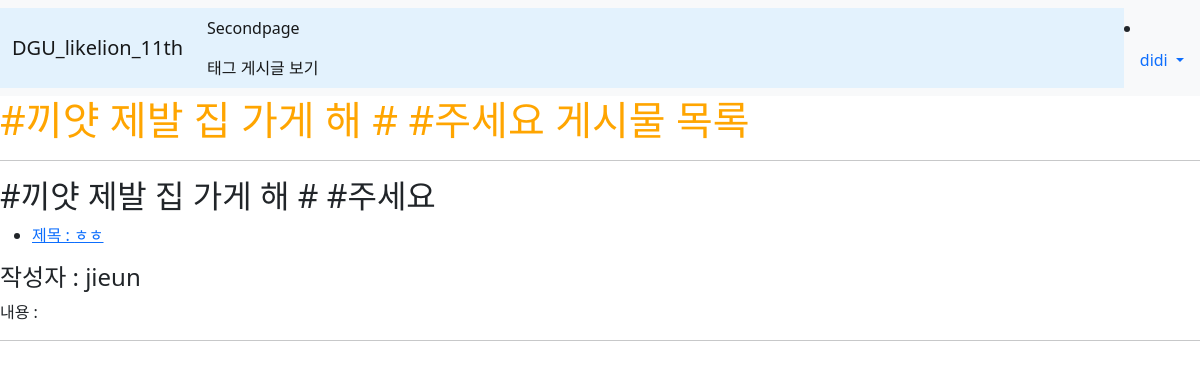
/tag/1 (signed in), run on the app's committed database.
### main/models.py (models this page shows, shortened)
class Tag(models.Model):
    name=models.CharField(max_length=30, null=False, blank=False)
    def __str__(self):
        return self.name

class Blog(models.Model):
    title = models.CharField(max_length=200)
    writer = models.ForeignKey(User, null=False, blank=False, on_delete=models.CASCADE)
    pub_date = models.DateTimeField()
    body = models.TextField()
    image = models.ImageField(upload_to="blog/", blank=True, null=True)
    tags = models.ManyToManyField(Tag, related_name='blogs', blank=True)

### main/views.py (the view)
# urls.py: path('tag/<int:tag_id>', tag_blogs, name="tag_blogs"),
def tag_blogs(request, tag_id):
    tag = get_object_or_404(Tag, id=tag_id)
    blogs = Blog.objects.filter(tags=tag)
    comments = Comment.objects.filter(content__contains=f'#{tag.name}')
    return render(request, 'main/tag_blogs.html', {
        'tag':tag,
        'blogs':blogs,
        'comments':comments,
        })

### main/templates/main/tag_blogs.html (shortened to what this page needs)
{% extends 'base.html' %}
{% block content %}
<div class="blog_container">
    <h1>#{{tag}} 게시물 목록</h1>
    <hr>
    {% for b in blogs %}
    <div class="blog">
        <h2 class="title">#{{ tag.name }}</h2>
        <ul>
            {% for b in tag.blogs.all %}
            <li><a href="{% url 'main:detail' b.id %}">제목 : {{ b.title }}</a></li>
            {% endfor %}
        </ul>
        <h4>작성자 : {{b.writer }}</h4>
        <p>내용 : {{ b.content }}</p>
    </div>
    <hr>
    {% endfor %}
</div>
{% endblock %}

### likelion_11th_session/templates/shared/_navbar.html (shortened to what this page needs)
<nav class="navbar navbar-expand-lg navbar-light bg-light">
    <div class="container-fluid" style="background-color: #e3f2fd;">
    <a class="navbar-brand" href="{% url 'main:mainpage' %}">DGU_likelion_11th</a>
    <div class="collapse navbar-collapse" id="navbarNav">
        <ul class="navbar-nav">
        <li class="nav-item">
            <a class="nav-link active" aria-current="page" href="{% url 'main:secondpage' %}">Secondpage</a>
            <a class="nav-link active" arla-current="page" href="{% url 'main:tag_list' %}">태그 게시글 보기</a>
        </li>
        </ul>
    </div>
    </div>
    <li class="nav-item dropdown">
        {% if user.is_authenticated %}
        <a class="nav-link dropdown-toggle" href="#" id="navbarDropdown" role="button" data-bs-toggle="dropdown" aria-expanded="false">
         {{user.username}}
        </a>
        {% endif %}
      </li>
  </nav>

### likelion_11th_session/static/css/project.css (style rules this page uses)
h1 { color : orange; }

### data on the page
Tag: name "끼얏 제발 집 가게 해 # #주세요"
Blog: title "ㅎㅎ", writer "jieun"

### other printed values
{{ user.username }} "didi"
